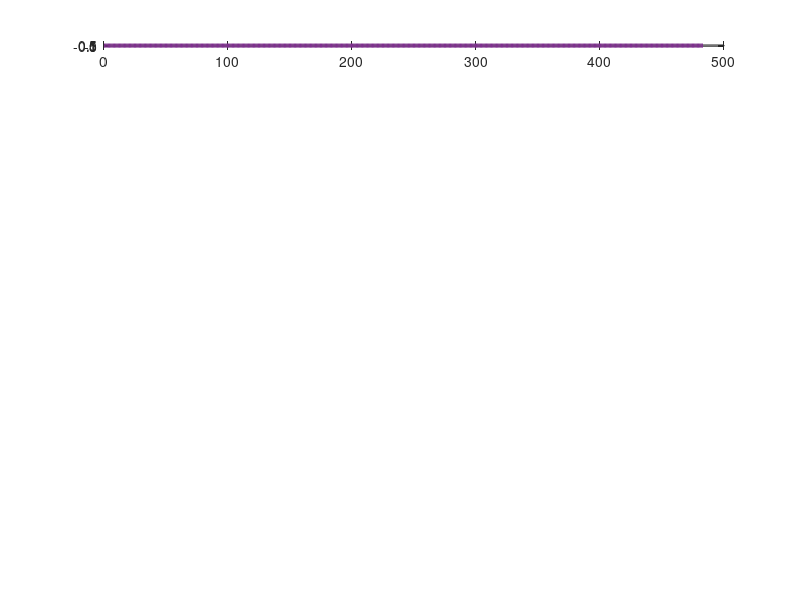

Reproduce this figure in MATLAB. (Note: this script raises an error after producing the figure.)
%PWM_COMPEL_2023 Gives the gate values for the SC Fib Converter
%controller

% The indexes for the rise time do not need to subtract 1 because the
% rise is actually starts during the d ON time so it cancels with the
% -1 for index starting at zero

% The fall time indexes need to subtract 1 because they occur duing
% the d ON period and must account for indexing starting at zero

%% Variable Declaration
fpga_fs = 38e6;
fpga_multi = 8;
recomended_fs = 1.25e6;
%max_mod_value = 2*floor(fpga_fs*fpga_multi/recomended_fs/2);
max_mod_value = 484;
Ts = 1/(fpga_fs*fpga_multi)*max_mod_value;

d = 0.17;
dt1 = 0.001;
dt2 = 0.001;

dt1_length = ceil(dt1*max_mod_value);
dt2_length = ceil(dt2*max_mod_value);
dt1_length = 2;
dt2_length = 2;

mod_for_d = max_mod_value - (dt1_length*2 + dt1_length*2);
d_length = floor(d*mod_for_d/2);
d_prime_length = (mod_for_d-2*d_length)/2;

%% Added for the use of approx 24 ns delay of half bridge gate drivers

gate_driver_delay = 16e-9;


clk_ts = 1/(fpga_fs*fpga_multi);

offset = round(gate_driver_delay/clk_ts);

difference_between = abs(offset*clk_ts-gate_driver_delay);





        g1.rise = 999;
        g1.fall = 0;

        g2.rise = 999;
        g2.fall = 0;

        g3.rise = d_length + dt1_length;
        g3.fall = (-1) + d_length + dt1_length + d_prime_length + dt2_length + d_length + dt1_length + d_prime_length;

        g4.rise = 999;
        g4.fall = 0;

        g5.rise = 999;
        g5.fall = 0;

        g6.rise = d_length + dt1_length + d_prime_length + dt2_length + d_length + dt1_length ;
        g6.fall = (-1) + d_length + dt1_length + d_prime_length;

        g7.rise = 0;
        g7.fall = (-1) + d_length;

        g8.rise = d_length + dt1_length + d_prime_length + dt2_length;
        g8.fall = (-1) + d_length + dt1_length + d_prime_length + dt2_length + d_length;

        g9.rise = 0;
        g9.fall = (-1) + d_length;

        g10.rise = d_length + dt1_length;
        g10.fall = (-1) + d_length + dt1_length + d_prime_length + dt2_length + d_length + dt1_length + d_prime_length;

        g11.rise = 999;
        g11.fall = 0;

        g12.rise = 999;
        g12.fall = 0;

        g13.rise = 0;
        g13.fall = 999;

        g14.rise = 999;
        g14.fall = 0;

        g15.rise = 999;
        g15.fall = 0;

        g16.rise = 0;
        g16.fall = 999;



% if ideal_input_Voltage_index ==4
%     g6.fall = g6.fall-max_mod_value;
% end
% 
% if ideal_input_Voltage_index ==5 % && dt2_length ==0
%     g16.fall = g16.fall-max_mod_value;
% end
%{
if ideal_input_Voltage_index ==5 && dt2_length >0
    g16.fall = g16.fall-max_mod_value;
    g11.fall = g11.fall-max_mod_value;
    g14.fall = g14.fall-max_mod_value;
    g1.fall = g1.fall-max_mod_value;
end
%}

fprintf('----------\n')
fprintf('Gate 1 fall: %d\n',g1.fall)
fprintf('Gate 1 rise: %d\n',g1.rise)
fprintf('----------\n')
fprintf('Gate 2 fall: %d\n',g2.fall)
fprintf('Gate 2 rise: %d\n',g2.rise)
fprintf('----------\n')
fprintf('Gate 3 fall: %d\n',g3.fall)
fprintf('Gate 3 rise: %d\n',g3.rise)
fprintf('----------\n')
fprintf('Gate 4 fall: %d\n',g4.fall)
fprintf('Gate 4 rise: %d\n',g4.rise)
fprintf('----------\n')
fprintf('Gate 5 fall: %d\n',g5.fall)
fprintf('Gate 5 rise: %d\n',g5.rise)
fprintf('----------\n')
fprintf('Gate 6 fall: %d\n',g6.fall)
fprintf('Gate 6 rise: %d\n',g6.rise)
fprintf('----------\n')
fprintf('Gate 7 fall: %d\n',g7.fall)
fprintf('Gate 7 rise: %d\n',g7.rise)
fprintf('----------\n')
fprintf('Gate 8 fall: %d\n',g8.fall)
fprintf('Gate 8 rise: %d\n',g8.rise)
fprintf('----------\n')
fprintf('Gate 9 fall: %d\n',g9.fall)
fprintf('Gate 9 rise: %d\n',g9.rise)
fprintf('----------\n')
fprintf('Gate 10 fall: %d\n',g10.fall)
fprintf('Gate 10 rise: %d\n',g10.rise)
fprintf('----------\n')
fprintf('Gate 11 fall: %d\n',g11.fall)
fprintf('Gate 11 rise: %d\n',g11.rise)
fprintf('----------\n')
fprintf('Gate 12 fall: %d\n',g12.fall)
fprintf('Gate 12 rise: %d\n',g12.rise)
fprintf('----------\n')
fprintf('Gate 13 fall: %d\n',g13.fall)
fprintf('Gate 13 rise: %d\n',g13.rise)
fprintf('----------\n')
fprintf('Gate 14 fall: %d\n',g14.fall)
fprintf('Gate 14 rise: %d\n',g14.rise)
fprintf('----------\n')
fprintf('Gate 15 fall: %d\n',g15.fall)
fprintf('Gate 15 rise: %d\n',g15.rise)
fprintf('----------\n')
fprintf('Gate 16 fall: %d\n',g16.fall)
fprintf('Gate 16 rise: %d\n',g16.rise)
fprintf('----------\n')



Numerical_Stack = [
  g1.rise g1.fall
  g2.rise g2.fall
  g3.rise g3.fall
  g4.rise g4.fall
  g5.rise g5.fall
  g6.rise g6.fall
  g7.rise g7.fall
  g8.rise g8.fall
  g9.rise g9.fall
  g10.rise g10.fall
  g11.rise g11.fall
  g12.rise g12.fall
  g13.rise g13.fall
  g14.rise g14.fall
  g15.rise g15.fall
  g16.rise g16.fall];

Numerical_Stack = Numerical_Stack +1; % MATLAB base 1 instead of zero

Waveform = zeros(16,max_mod_value*2);

for i = 1:max_mod_value*2

    if i > max_mod_value
        clock = i - max_mod_value;
    else
        clock = i;
    end



    for j = 1:16

        if Numerical_Stack(j,1) == clock
            Waveform(j,i) = 1;
        end

        if  Numerical_Stack(j,2) == clock
            Waveform(j,i) = 0;
        end

        if Numerical_Stack(j,1) ~= clock && Numerical_Stack(j,2) ~= clock && i~=1
             Waveform(j,i) = Waveform(j,i-1);
        end
    end
end

for j = 1:16
figure(129)
    ax = subplot(16,1,j);
    plot([0:max_mod_value-1],Waveform(j,max_mod_value+1:end),'Color','#7E2F8E','LineWidth',3)
    ax.YLim = [-0.1,1.1];
    ax.XLim = [0,max_mod_value-1];
    if(j<16)
        set(gca, 'Xticklabel', []);
    else
        xlabel('Count')
    end
end
